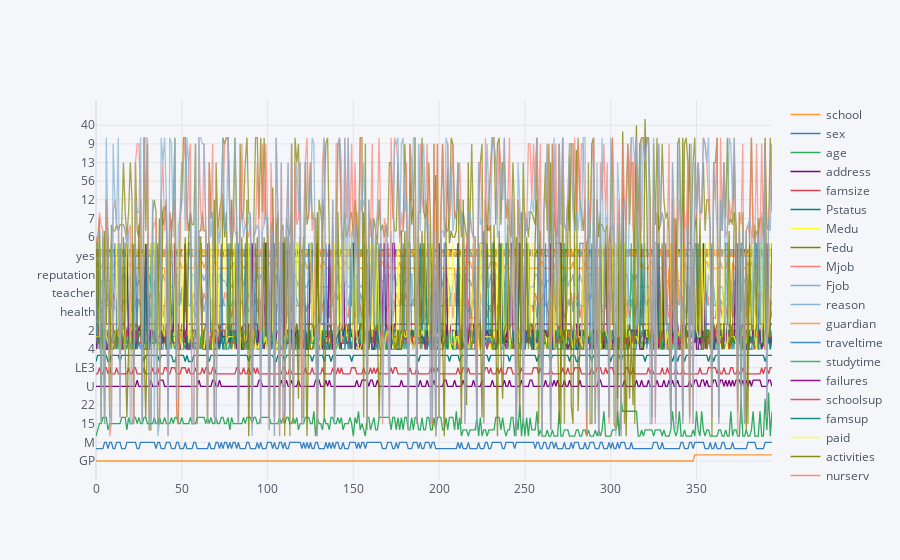

Notebook source saved alongside this figure:
### Code cell
stud.iplot()

### Figure 1 — Plotly figure (JSON) as saved in the notebook; plotly's stock layout.template omitted (floating-point values rounded to 4 significant figures; data arrays with more than 128 entries replaced by an {"elided": "..."} marker saying what was removed)
{"data": [{"line": {"color": "rgba(255, 153, 51, 1.0)", "dash": "solid", "shape": "linear", "width": 1.3}, "mode": "lines", "name": "school", "text": "", "x": {"elided": "395 int values"}, "y": {"elided": "395 str values"}, "type": "scatter"}, {"line": {"color": "rgba(55, 128, 191, 1.0)", "dash": "solid", "shape": "linear", "width": 1.3}, "mode": "lines", "name": "sex", "text": "", "x": {"elided": "395 int values"}, "y": {"elided": "395 str values"}, "type": "scatter"}, {"line": {"color": "rgba(50, 171, 96, 1.0)", "dash": "solid", "shape": "linear", "width": 1.3}, "mode": "lines", "name": "age", "text": "", "x": {"elided": "395 int values"}, "y": {"elided": "395 int values"}, "type": "scatter"}, {"line": {"color": "rgba(128, 0, 128, 1.0)", "dash": "solid", "shape": "linear", "width": 1.3}, "mode": "lines", "name": "address", "text": "", "x": {"elided": "395 int values"}, "y": {"elided": "395 str values"}, "type": "scatter"}, {"line": {"color": "rgba(219, 64, 82, 1.0)", "dash": "solid", "shape": "linear", "width": 1.3}, "mode": "lines", "name": "famsize", "text": "", "x": {"elided": "395 int values"}, "y": {"elided": "395 str values"}, "type": "scatter"}, {"line": {"color": "rgba(0, 128, 128, 1.0)", "dash": "solid", "shape": "linear", "width": 1.3}, "mode": "lines", "name": "Pstatus", "text": "", "x": {"elided": "395 int values"}, "y": {"elided": "395 str values"}, "type": "scatter"}, {"line": {"color": "rgba(255, 255, 51, 1.0)", "dash": "solid", "shape": "linear", "width": 1.3}, "mode": "lines", "name": "Medu", "text": "", "x": {"elided": "395 int values"}, "y": {"elided": "395 int values"}, "type": "scatter"}, {"line": {"color": "rgba(128, 128, 0, 1.0)", "dash": "solid", "shape": "linear", "width": 1.3}, "mode": "lines", "name": "Fedu", "text": "", "x": {"elided": "395 int values"}, "y": {"elided": "395 int values"}, "type": "scatter"}, {"line": {"color": "rgba(251, 128, 114, 1.0)", "dash": "solid", "shape": "linear", "width": 1.3}, "mode": "lines", "name": "Mjob", "text": "", "x": {"elided": "395 int values"}, "y": {"elided": "395 str values"}, "type": "scatter"}, {"line": {"color": "rgba(128, 177, 211, 1.0)", "dash": "solid", "shape": "linear", "width": 1.3}, "mode": "lines", "name": "Fjob", "text": "", "x": {"elided": "395 int values"}, "y": {"elided": "395 str values"}, "type": "scatter"}, {"line": {"color": "rgba(128, 177, 211, 0.8999999999999999)", "dash": "solid", "shape": "linear", "width": 1.3}, "mode": "lines", "name": "reason", "text": "", "x": {"elided": "395 int values"}, "y": {"elided": "395 str values"}, "type": "scatter"}, {"line": {"color": "rgba(255, 153, 51, 0.8999999999999999)", "dash": "solid", "shape": "linear", "width": 1.3}, "mode": "lines", "name": "guardian", "text": "", "x": {"elided": "395 int values"}, "y": {"elided": "395 str values"}, "type": "scatter"}, {"line": {"color": "rgba(55, 128, 191, 0.8999999999999999)", "dash": "solid", "shape": "linear", "width": 1.3}, "mode": "lines", "name": "traveltime", "text": "", "x": {"elided": "395 int values"}, "y": {"elided": "395 int values"}, "type": "scatter"}, {"line": {"color": "rgba(50, 171, 96, 0.8999999999999999)", "dash": "solid", "shape": "linear", "width": 1.3}, "mode": "lines", "name": "studytime", "text": "", "x": {"elided": "395 int values"}, "y": {"elided": "395 int values"}, "type": "scatter"}, {"line": {"color": "rgba(128, 0, 128, 0.8999999999999999)", "dash": "solid", "shape": "linear", "width": 1.3}, "mode": "lines", "name": "failures", "text": "", "x": {"elided": "395 int values"}, "y": {"elided": "395 int values"}, "type": "scatter"}, {"line": {"color": "rgba(219, 64, 82, 0.8999999999999999)", "dash": "solid", "shape": "linear", "width": 1.3}, "mode": "lines", "name": "schoolsup", "text": "", "x": {"elided": "395 int values"}, "y": {"elided": "395 str values"}, "type": "scatter"}, {"line": {"color": "rgba(0, 128, 128, 0.8999999999999999)", "dash": "solid", "shape": "linear", "width": 1.3}, "mode": "lines", "name": "famsup", "text": "", "x": {"elided": "395 int values"}, "y": {"elided": "395 str values"}, "type": "scatter"}, {"line": {"color": "rgba(255, 255, 51, 0.8999999999999999)", "dash": "solid", "shape": "linear", "width": 1.3}, "mode": "lines", "name": "paid", "text": "", "x": {"elided": "395 int values"}, "y": {"elided": "395 str values"}, "type": "scatter"}, {"line": {"color": "rgba(128, 128, 0, 0.8999999999999999)", "dash": "solid", "shape": "linear", "width": 1.3}, "mode": "lines", "name": "activities", "text": "", "x": {"elided": "395 int values"}, "y": {"elided": "395 str values"}, "type": "scatter"}, {"line": {"color": "rgba(251, 128, 114, 0.8999999999999999)", "dash": "solid", "shape": "linear", "width": 1.3}, "mode": "lines", "name": "nursery", "text": "", "x": {"elided": "395 int values"}, "y": {"elided": "395 str values"}, "type": "scatter"}, {"line": {"color": "rgba(251, 128, 114, 0.7999999999999998)", "dash": "solid", "shape": "linear", "width": 1.3}, "mode": "lines", "name": "higher", "text": "", "x": {"elided": "395 int values"}, "y": {"elided": "395 str values"}, "type": "scatter"}, {"line": {"color": "rgba(128, 177, 211, 0.7999999999999998)", "dash": "solid", "shape": "linear", "width": 1.3}, "mode": "lines", "name": "internet", "text": "", "x": {"elided": "395 int values"}, "y": {"elided": "395 str values"}, "type": "scatter"}, {"line": {"color": "rgba(255, 153, 51, 0.7999999999999998)", "dash": "solid", "shape": "linear", "width": 1.3}, "mode": "lines", "name": "romantic", "text": "", "x": {"elided": "395 int values"}, "y": {"elided": "395 str values"}, "type": "scatter"}, {"line": {"color": "rgba(55, 128, 191, 0.7999999999999998)", "dash": "solid", "shape": "linear", "width": 1.3}, "mode": "lines", "name": "famrel", "text": "", "x": {"elided": "395 int values"}, "y": {"elided": "395 int values"}, "type": "scatter"}, {"line": {"color": "rgba(50, 171, 96, 0.7999999999999998)", "dash": "solid", "shape": "linear", "width": 1.3}, "mode": "lines", "name": "freetime", "text": "", "x": {"elided": "395 int values"}, "y": {"elided": "395 int values"}, "type": "scatter"}, {"line": {"color": "rgba(128, 0, 128, 0.7999999999999998)", "dash": "solid", "shape": "linear", "width": 1.3}, "mode": "lines", "name": "goout", "text": "", "x": {"elided": "395 int values"}, "y": {"elided": "395 int values"}, "type": "scatter"}, {"line": {"color": "rgba(219, 64, 82, 0.7999999999999998)", "dash": "solid", "shape": "linear", "width": 1.3}, "mode": "lines", "name": "Dalc", "text": "", "x": {"elided": "395 int values"}, "y": {"elided": "395 int values"}, "type": "scatter"}, {"line": {"color": "rgba(0, 128, 128, 0.7999999999999998)", "dash": "solid", "shape": "linear", "width": 1.3}, "mode": "lines", "name": "Walc", "text": "", "x": {"elided": "395 int values"}, "y": {"elided": "395 int values"}, "type": "scatter"}, {"line": {"color": "rgba(255, 255, 51, 0.7999999999999998)", "dash": "solid", "shape": "linear", "width": 1.3}, "mode": "lines", "name": "health", "text": "", "x": {"elided": "395 int values"}, "y": {"elided": "395 int values"}, "type": "scatter"}, {"line": {"color": "rgba(128, 128, 0, 0.7999999999999998)", "dash": "solid", "shape": "linear", "width": 1.3}, "mode": "lines", "name": "absences", "text": "", "x": {"elided": "395 int values"}, "y": {"elided": "395 int values"}, "type": "scatter"}, {"line": {"color": "rgba(128, 128, 0, 0.7)", "dash": "solid", "shape": "linear", "width": 1.3}, "mode": "lines", "name": "G1", "text": "", "x": {"elided": "395 int values"}, "y": {"elided": "395 int values"}, "type": "scatter"}, {"line": {"color": "rgba(251, 128, 114, 0.7)", "dash": "solid", "shape": "linear", "width": 1.3}, "mode": "lines", "name": "G2", "text": "", "x": {"elided": "395 int values"}, "y": {"elided": "395 int values"}, "type": "scatter"}, {"line": {"color": "rgba(128, 177, 211, 0.7)", "dash": "solid", "shape": "linear", "width": 1.3}, "mode": "lines", "name": "G3", "text": "", "x": {"elided": "395 int values"}, "y": {"elided": "395 int values"}, "type": "scatter"}], "layout": {"legend": {"bgcolor": "#F5F6F9", "font": {"color": "#4D5663"}}, "paper_bgcolor": "#F5F6F9", "plot_bgcolor": "#F5F6F9", "title": {"font": {"color": "#4D5663"}}, "xaxis": {"gridcolor": "#E1E5ED", "showgrid": true, "tickfont": {"color": "#4D5663"}, "title": {"font": {"color": "#4D5663"}, "text": ""}, "zerolinecolor": "#E1E5ED"}, "yaxis": {"gridcolor": "#E1E5ED", "showgrid": true, "tickfont": {"color": "#4D5663"}, "title": {"font": {"color": "#4D5663"}, "text": ""}, "zerolinecolor": "#E1E5ED"}}}
